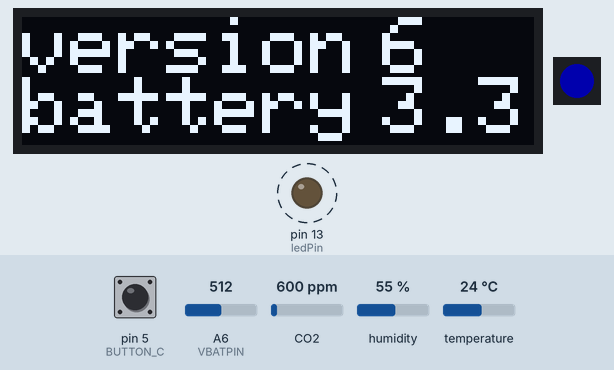
Simulated run of this sketch. Board: Arduino Leonardo, built for the host (arithmetic inside an expression is 32-bit, double 64-bit). Parts: 128×32 one-colour display, 1 RGB LEDs in strip order, left to right, output pins drawn as LEDs (lit = HIGH). Dashed ring = blinking. Inputs (shaded band) come from the test bench; at power-on: A6 (VBATPIN) = 512, pin 5 (BUTTON_C) HIGH, humidity 55 %, CO2 600 ppm, temperature 24 °C. Dim RGB values are drawn brighter than linear; the display library's start-up logo is not drawn; the local clock reads 2024-03-15 10:24:30 at power-on unless the sketch sets it; storage starts empty; what the sketch prints to the serial monitor is not drawn.

Above: at 4.2 s.
4.3 s: A6 (VBATPIN) set to 559
At 5.9 s:
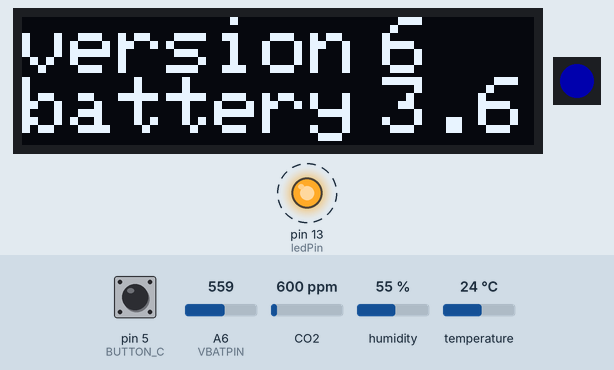
8.6 s: A6 (VBATPIN) set to 586
At 11.9 s:
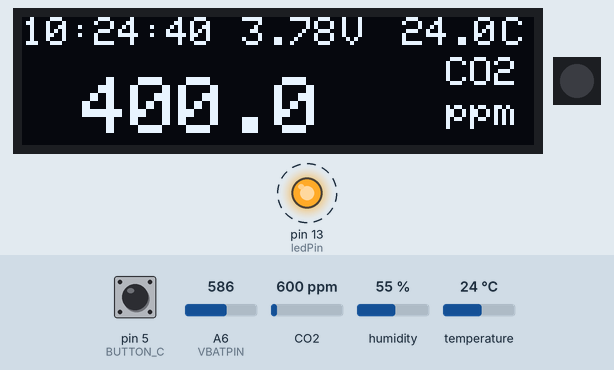
12.6 s: pin 5 (BUTTON_C) pulled LOW for 3.2 s
At 15.76 s:
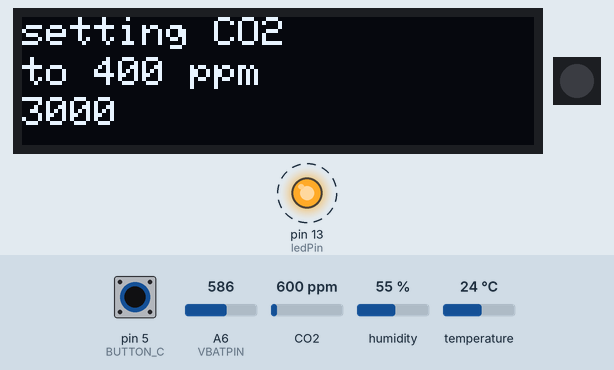
16.4 s: A6 (VBATPIN) set to 306
At 19.9 s:
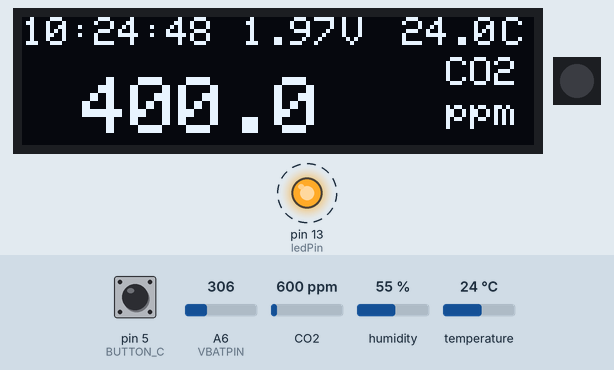
23.7 s: A6 (VBATPIN) set to 716
At 25.9 s:
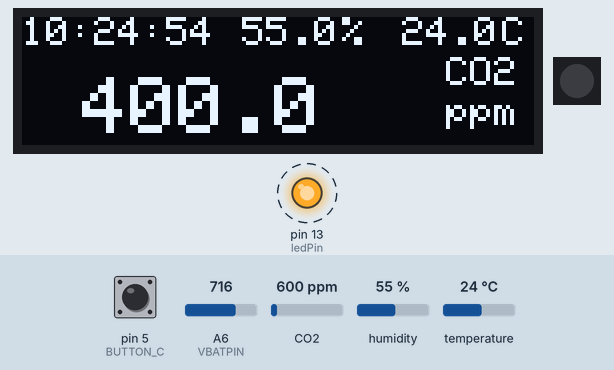
28.1 s: humidity set to 22 %
At 29.0 s:
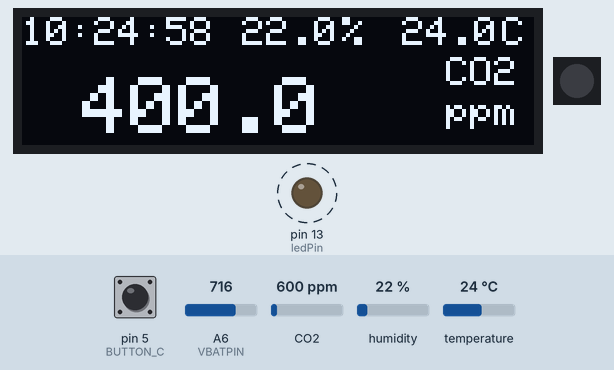
Timing chart, 0 to 31.1 s (numbered marks = the images above; inputs shaded):
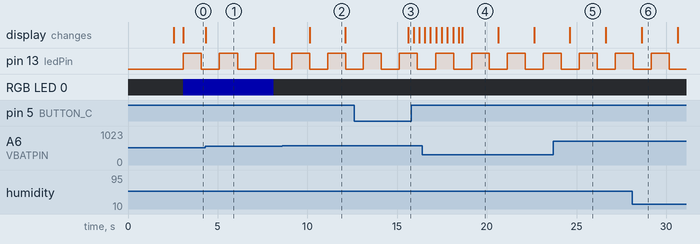

The sketch:

co2-monitor.ino
```cpp
// A simple eCO2 meter using the Adafruit SCD30 breakout and the Adafruit 128x32 OLEDs
#include <Adafruit_SCD30.h>
#include <Adafruit_SSD1306.h>

#include <SPI.h>
#include <SD.h>
#include "RTClib.h"
RTC_PCF8523 rtc;

#include <Adafruit_NeoPixel.h>
#define NEO_PIN 8
Adafruit_NeoPixel strip = Adafruit_NeoPixel(1, NEO_PIN, NEO_GRB + NEO_KHZ800);

int verNumber = 6;
int bad_co2 = 1100;

Adafruit_SCD30  scd30;

//---OLED display
Adafruit_SSD1306 display = Adafruit_SSD1306(128, 32, &Wire);
#define BUTTON_A  9
#define BUTTON_B  6
#define BUTTON_C  5


#define VBATPIN A6 //A13 //14

boolean initDone;
unsigned long initTimer;

const int ledPin =  13;      // the number of the LED pin

// Variables will change:
int ledState = LOW;             // ledState used to set the LED
long previousMillis = 0;        // will store last time LED was updated

// the follow variables is a long because the time, measured in miliseconds,
// will quickly become a bigger number than can be stored in an int.
long interval = 1000;           // interval at which to blink (milliseconds)

unsigned long writeInterval = 30000;
unsigned long writeTimer;

unsigned long checkInterval = 2000;
unsigned long checkTimer;

float cur_co2 = 0;
float cur_humidity = 0;
float cur_temperature = 0;
float cur_measuredvbat = 0;
boolean vbat_toggleShow;

unsigned long sdCard_checkTimer;
bool sdCard_found;

void setup(void) {
  Serial.begin(115200);
  //  while (!Serial) delay(10);     // will pause Zero, Leonardo, etc until serial console opens


  delay(500);

  Serial.println("SCD30 OLED eCO2 meter!");
  // Try to initialize!
  if (!scd30.begin()) {
    Serial.println("Failed to find SCD30 chip");
    while (1) {
      delay(10);
    }
  }
  Serial.println("SCD30 Found!");

  delay(2000);
  setup_rtc();

  //---OLED display
  // SSD1306_SWITCHCAPVCC = generate display voltage from 3.3V internally
  if (!display.begin(SSD1306_SWITCHCAPVCC, 0x3C)) { // Address 0x3C for 128x32
    Serial.println(F("SSD1306 allocation failed"));
    for (;;); // Don't proceed, loop forever
  }

  pinMode(BUTTON_A, INPUT_PULLUP);
  pinMode(BUTTON_B, INPUT_PULLUP);
  pinMode(BUTTON_C, INPUT_PULLUP);
  //  bSetupMode = false;
  //  setupStage = -1;

  if (!scd30.setMeasurementInterval(2)) {
    Serial.println("Failed to set measurement interval");
    while (1) {
      delay(10);
    }
  }

  //only set those once, NOT every time we start the device
  //  scd30.setAltitudeOffset(233); //in Montreal 233 m above sea level
  scd30.setTemperatureOffset(0);
  // 1015 => 10.15 degrees C
  // 31337 => 313.37 degrees C

  // set the digital pin as output:
  pinMode(ledPin, OUTPUT);

  strip.begin();
  strip.setBrightness(50);
  strip.show(); // Initialize all pixels to 'off'


  display.display();
  delay(500); // Pause for half second

  display.setTextSize(1);
  display.setTextColor(WHITE);
  display.setRotation(0);

  sdCard_found = setup_sd();


  initDone = false;
  initTimer = millis();
  checkTimer = millis();
  writeTimer = millis();

  Serial.println("setup done");
}


void loop() {

  //------print initial info
  if ( initDone == false) {

    if (millis() - initTimer > 5000) {
      initDone = true;

      Serial.print("version ");
      Serial.println(verNumber);

      Serial.print("date: ");
      Serial.print(F(__DATE__));
      Serial.print(", time: ");
      Serial.print(F(__TIME__));
      Serial.println();

      String dataString = "";
      DateTime now = rtc.now();
      dataString += String(now.year(), DEC);
      dataString += '/';
      dataString += String(now.month(), DEC);
      dataString += '/';
      dataString += String(now.day(), DEC);
      dataString += ",";
      dataString += String(now.hour(), DEC);
      dataString += ':';
      dataString += String(now.minute(), DEC);
      dataString += ':';
      dataString += String(now.second(), DEC);
      Serial.println(dataString);

      if (scd30.selfCalibrationEnabled()) {
        Serial.print("Self calibration enabled");
      } else {
        Serial.print("Self calibration disabled");
      }
      Serial.println();

      Serial.print("Measurement Interval: ");
      Serial.print(scd30.getMeasurementInterval());
      Serial.println(" seconds");

      Serial.print("Forced Recalibration reference: ");
      Serial.print(scd30.getForcedCalibrationReference());
      Serial.println(" ppm");

      Serial.print("Altitude offset: ");
      Serial.print(scd30.getAltitudeOffset());
      Serial.println(" meters");

      Serial.print("Temperature offset: ");
      Serial.print((float)scd30.getTemperatureOffset() / 100.0);
      Serial.println(" degrees C");

    } else {
      display.clearDisplay();
      display.setTextSize(2);
      display.setCursor(0, 0);
      display.print("version");
      display.setCursor(90, 0);
      display.println(verNumber);

      cur_measuredvbat = analogRead(VBATPIN);
      cur_measuredvbat *= 2;    // we divided by 2, so multiply back
      cur_measuredvbat *= 3.3;  // Multiply by 3.3V, our reference voltage
      cur_measuredvbat /= 1024; // convert to voltage

      display.setCursor(0, 15);
      display.print("battery");
      display.setCursor(90, 15);
      display.println(cur_measuredvbat, 1);

      display.display();

      strip.setPixelColor(0, strip.Color(0, 0, 255));
      strip.show();
    }

  } else { //else if ( initDone == false)


    //---check every 5 seconds if SD card is present
    if (millis() - sdCard_checkTimer > 5000) {
      sdCard_checkTimer = millis();
      sdCard_found = setup_sd();
    }

    bool isInMenu = checkMenu();

    //    bool isInMenu = false;
    if (isInMenu == false) {
      //--check SCD30 sensor every n seconds
      if (millis() - checkTimer > checkInterval) {
        checkTimer = millis();

        //        loop_rtc();
        //    loop_sd();

        display.clearDisplay();
        //    display.setCursor(0, 0);

        display.setTextSize(1);
        //    display.setCursor(0, 0);
        //    display.print("v:");
        //    display.setCursor(10, 0);
        //    display.println(verNumber, 1);

        DateTime now = rtc.now();
        display.setCursor(0, 0);
        display.print(now.timestamp(DateTime::TIMESTAMP_TIME));

        if (scd30.dataReady()) {

          Serial.println("Data available!");

          if (!scd30.read()) {
            Serial.println("Error reading sensor data");
            display.println("READ ERR");
            display.display();
            return;
          }

          cur_temperature = scd30.temperature;
          cur_co2 = scd30.eCO2;
          cur_humidity = scd30.relative_humidity;


          Serial.print("eCO2: ");
          Serial.print(cur_co2, 3);
          Serial.println(" ppm");
          Serial.println("");


          cur_measuredvbat = analogRead(VBATPIN);
          cur_measuredvbat *= 2;    // we divided by 2, so multiply back
          cur_measuredvbat *= 3.3;  // Multiply by 3.3V, our reference voltage
          cur_measuredvbat /= 1024; // convert to voltage

          if (cur_co2 > 0 && millis() - writeTimer > writeInterval) {
            writeTimer = millis();
            logTo_sd(cur_measuredvbat, cur_co2, cur_temperature, cur_humidity);
          }

        } //end if (scd30.dataReady())


        if (sdCard_found == true) {

          if (cur_measuredvbat < 3.67 ) {
            if (vbat_toggleShow == true) {
              display.setCursor(55, 0);
              display.print(cur_measuredvbat);
              display.setCursor(80, 0);
              display.print("V");
            } else {
              display.setCursor(55, 0);
              display.println("LOW!");
            }
            vbat_toggleShow = !vbat_toggleShow;
          } else {
            vbat_toggleShow = true;
            if (millis() % 20000 < 10000) {
              display.setCursor(55, 0);
              display.print(cur_humidity, 1);
              display.setCursor(80, 0);
              display.print("%");
            } else {
              display.setCursor(55, 0);
              display.println(cur_measuredvbat);
              display.setCursor(80, 0);
              display.print("V");
            }
          }

          display.setCursor(95, 0);
          display.print(cur_temperature, 1);
          display.setCursor(120, 0);
          display.print("C");

        } else {
          display.setCursor(55, 0);
          display.println("NO SD-CARD!");
        }

        display.setCursor(100, 10);
        display.println(" CO2");
        display.setCursor(100, 20);
        display.println(" ppm");

        display.setTextSize(2);
        display.setCursor(15, 15);
        display.print(cur_co2, 1);
        display.display();

      } //end if (millis() - writeTimer > writeInterval)

      if (cur_co2 > bad_co2) {
        fadeNeoPixel(true);
      } else {
        fadeNeoPixel(false);
      }
    }//end if isInMenu == false
  }//else end if initDone == false

  //--blink onboard LED to indicate code is running
  blink_it();

}


void blink_it()
{

  // here is where you'd put code that needs to be running all the time.

  // check to see if it's time to blink the LED; that is, if the
  // difference between the current time and last time you blinked
  // the LED is bigger than the interval at which you want to
  // blink the LED.
  unsigned long currentMillis = millis();

  if (currentMillis - previousMillis > interval) {
    // save the last time you blinked the LED
    previousMillis = currentMillis;

    // if the LED is off turn it on and vice-versa:
    if (ledState == LOW)
      ledState = HIGH;
    else
      ledState = LOW;

    // set the LED with the ledState of the variable:
    digitalWrite(ledPin, ledState);
  }

}

void fadeNeoPixel(bool _doIt) {
  if (_doIt) {
    int temp_percent = map(millis() % 10000, 0, 10000, -255, 255);
    //    Serial.print("temp_percent ");
    //    Serial.print(temp_percent);
    //    Serial.println();

    strip.setPixelColor(0, strip.Color(abs(temp_percent), 0, 0));
    strip.show();
  } else {
    strip.setPixelColor(0, strip.Color(0, 0, 0));
    strip.show();
  }

}
```

menu.ino
```cpp
//boolean bSetupMode = false;
unsigned long setupTimer;
int setupStage = -1;

bool checkMenu() {

  //    if (setupStage == -1) {
  bool somethingPressed = false;
  if (digitalRead(BUTTON_C) == false) {
    somethingPressed = true;
    if (millis() - setupTimer > 3000) {
      setupTimer = millis();
      setupStage = 1;
      scd30.forceRecalibrationWithReference(400);
      //          display.clearDisplay();
      //          display.setTextSize(1);
      //          display.setCursor(0, 0);
      //          display.print("setup #");
      //          display.setCursor(500, 0);
      //          display.print(setupStage);
      //          display.display();
      //        }
    }
    //

  }


  if (setupStage == 1) {
    unsigned long temp_diff = millis() - setupTimer;
    if (temp_diff > 3000) {
      somethingPressed = false;
      setupStage = -1;
    } else {
      somethingPressed = true;
      display.clearDisplay();
      display.setTextSize(1);
      display.setCursor(0, 0);
      display.print("setting CO2");
      display.setCursor(0, 10);
      display.print("to 400 ppm");

      //      display.setCursor(60, 0);
      //      display.print(setupStage);
      //      display.setCursor(0, 0);
      //      display.print("setup #");
      //      display.setCursor(60, 0);
      //      display.print(setupStage);
      display.setCursor(0, 20);
      display.print( (3000 - temp_diff) );
      display.display();
    }
  }

  if (somethingPressed == false) {
    setupTimer = millis();
  }

  if (setupStage != -1 || somethingPressed == true) {
    return true;
  } else {
    return false;
  }
  //  display.display();
}
```

rtc_timstamp.ino
```cpp
char daysOfTheWeek[7][12] = {"Sunday", "Monday", "Tuesday", "Wednesday", "Thursday", "Friday", "Saturday"};


void setup_rtc() {

  if (! rtc.begin()) {
    Serial.println("Couldn't find RTC");
    Serial.flush();
    abort();
  } else {
    Serial.println("setup_rtc()");
  }

//TODO: there needs to be a better way
//for now i upload code with initNewTime == true so that RTC gets correct time set
//and right after upload again with initNewTime == false so that in next reboots time does not get set again
//  bool initNewTime = true;
bool initNewTime = false;
  if (initNewTime == true) {
    //  if (! rtc.initialized() || rtc.lostPower()) {
    // if (! rtc.isrunning()) {
    //    Serial.println("RTC is NOT initialized, let's set the time!");
    // When time needs to be set on a new device, or after a power loss, the
    // following line sets the RTC to the date & time this sketch was compiled
    rtc.adjust(DateTime(F(__DATE__), F(__TIME__)));
    Serial.println("rtc.adjust()");
    Serial.print("date: ");
    Serial.print(F(__DATE__));
    Serial.print(", time: ");
    Serial.print(F(__TIME__));
    Serial.println();
    // This line sets the RTC with an explicit date & time, for example to set
    // January 21, 2014 at 3am you would call:
    // rtc.adjust(DateTime(2014, 1, 21, 3, 0, 0));
    //
    // Note: allow 2 seconds after inserting battery or applying external power
    // without battery before calling adjust(). This gives the PCF8523's
    // crystal oscillator time to stabilize. If you call adjust() very quickly
    // after the RTC is powered, lostPower() may still return true.
  }

  // When time needs to be re-set on a previously configured device, the
  // following line sets the RTC to the date & time this sketch was compiled
  // rtc.adjust(DateTime(F(__DATE__), F(__TIME__)));
  // This line sets the RTC with an explicit date & time, for example to set
  // January 21, 2014 at 3am you would call:
  // rtc.adjust(DateTime(2014, 1, 21, 3, 0, 0));

  // When the RTC was stopped and stays connected to the battery, it has
  // to be restarted by clearing the STOP bit. Let's do this to ensure
  // the RTC is running.
  rtc.start();

  // The PCF8523 can be calibrated for:
  //        - Aging adjustment
  //        - Temperature compensation
  //        - Accuracy tuning
  // The offset mode to use, once every two hours or once every minute.
  // The offset Offset value from -64 to +63. See the Application Note for calculation of offset values.
  // https://www.nxp.com/docs/en/application-note/AN11247.pdf
  // The deviation in parts per million can be calculated over a period of observation. Both the drift (which can be negative)
  // and the observation period must be in seconds. For accuracy the variation should be observed over about 1 week.
  // Note: any previous calibration should cancelled prior to any new observation period.
  // Example - RTC gaining 43 seconds in 1 week
  float drift = 43; // seconds plus or minus over oservation period - set to 0 to cancel previous calibration.
  float period_sec = (7 * 86400);  // total obsevation period in seconds (86400 = seconds in 1 day:  7 days = (7 * 86400) seconds )
  float deviation_ppm = (drift / period_sec * 1000000); //  deviation in parts per million (μs)
  float drift_unit = 4.34; // use with offset mode PCF8523_TwoHours
  // float drift_unit = 4.069; //For corrections every min the drift_unit is 4.069 ppm (use with offset mode PCF8523_OneMinute)
  int offset = round(deviation_ppm / drift_unit);
  // rtc.calibrate(PCF8523_TwoHours, offset); // Un-comment to perform calibration once drift (seconds) and observation period (seconds) are correct
  // rtc.calibrate(PCF8523_TwoHours, 0); // Un-comment to cancel previous calibration

  Serial.print("Offset is "); Serial.println(offset); // Print to control offset

}

void loop_rtc() {
  //  DateTime time = rtc.now();

  /*
    //Full Timestamp
    Serial.println(String("DateTime::TIMESTAMP_FULL:\t")+time.timestamp(DateTime::TIMESTAMP_FULL));

    //Date Only
    Serial.println(String("DateTime::TIMESTAMP_DATE:\t")+time.timestamp(DateTime::TIMESTAMP_DATE));

    //Full Timestamp
    Serial.println(String("DateTime::TIMESTAMP_TIME:\t")+time.timestamp(DateTime::TIMESTAMP_TIME));

    Serial.println("\n");
  */
  //Delay 5s
  // delay(5000);
}
```

Source omitted: sd_card.ino (2437 bytes)

Measured:
- the behaviour switches between 569 and 570 on A6 (VBATPIN) (found by bisection; images 1 and 2)
- after the input at 4.3 s, the display: changes at once (image 1)
- after the input at 8.6 s, the display: changes after 1.5 s (image 2)
- after the input at 12.6 s, the display: changes after 3.0 s (image 3)
- after the input at 16.4 s, the display: first differs from a run without the input after 2.2 s (image 4)
- after the input at 23.7 s, the display: changes after 0.93 s (image 5)
- by itself, pin 13 (ledPin): alternates HIGH for 1.0 s and LOW for 1.0 s
